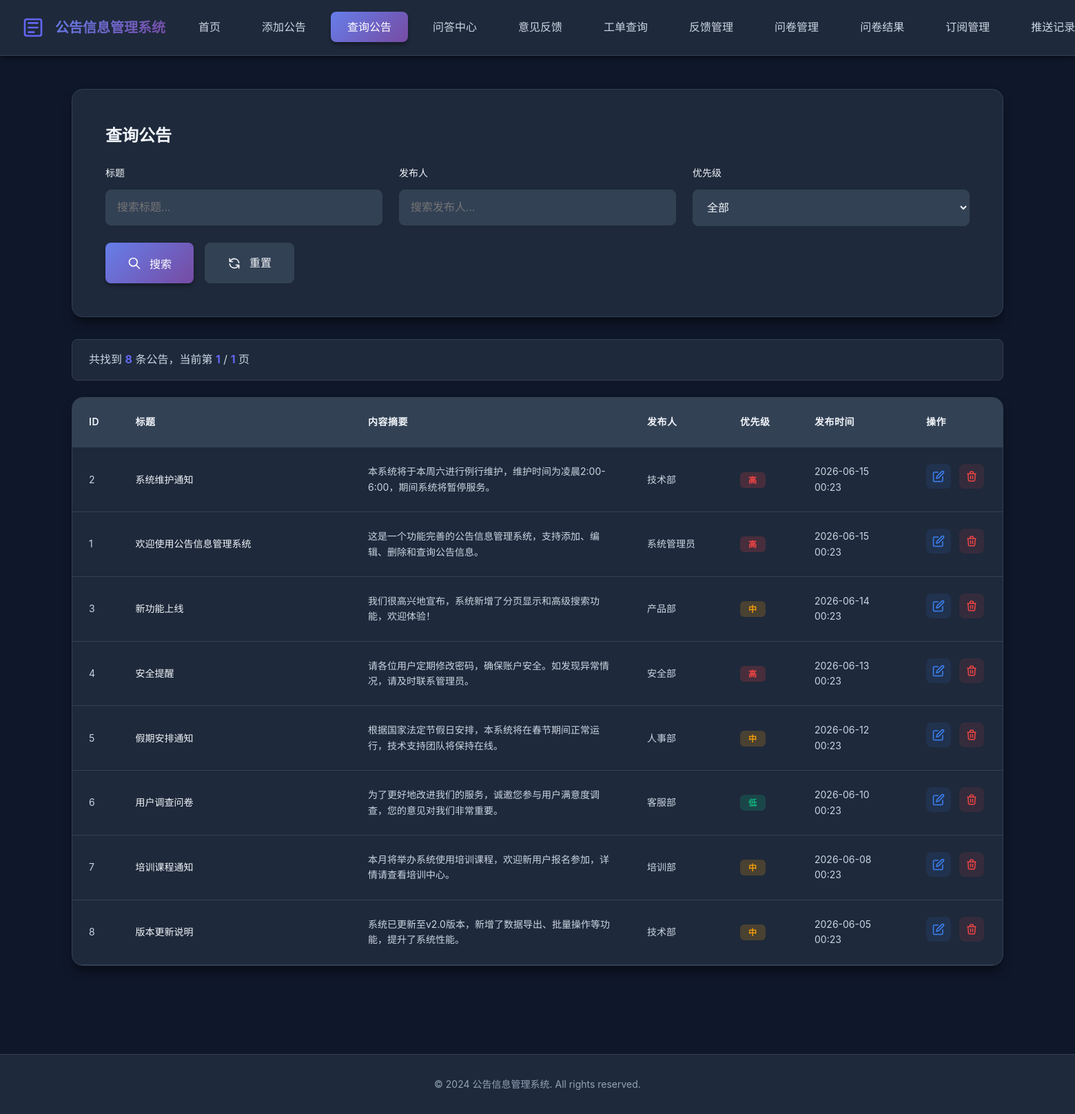
/search_notice.php, run on the app's committed database.
### tables this page shows
CREATE TABLE IF NOT EXISTS notices (
    id INT AUTO_INCREMENT PRIMARY KEY,
    title VARCHAR(255) NOT NULL COMMENT '公告标题',
    content TEXT NOT NULL COMMENT '公告内容',
    author VARCHAR(100) NOT NULL COMMENT '发布人',
    category VARCHAR(100) DEFAULT '' COMMENT '公告分类',
    publish_date DATETIME DEFAULT CURRENT_TIMESTAMP COMMENT '发布时间',
    update_date DATETIME DEFAULT CURRENT_TIMESTAMP ON UPDATE CURRENT_TIMESTAMP COMMENT '更新时间',
    status ENUM('published', 'draft') DEFAULT 'published' COMMENT '状态',
    priority ENUM('high', 'medium', 'low') DEFAULT 'medium' COMMENT '优先级',
    views INT DEFAULT 0 COMMENT '浏览次数',
    INDEX idx_publish_date (publish_date),
    INDEX idx_status (status),
    INDEX idx_category (category)
);

### www/search_notice.php (the view, shortened to what this page needs)
<!DOCTYPE html>
<html lang="zh-CN">
<head>
    <link rel="stylesheet" href="style.css">
</head>
<body>
    <?php
    $page = isset($_GET['page']) ? intval($_GET['page']) : 1;
    $per_page = 8;
    $offset = ($page - 1) * $per_page;
    $search_title = isset($_GET['search_title']) ? sanitize($_GET['search_title']) : '';
    $search_author = isset($_GET['search_author']) ? sanitize($_GET['search_author']) : '';
    $search_priority = isset($_GET['search_priority']) ? sanitize($_GET['search_priority']) : '';
    $conn = getConnection();
    $where_clauses = [];
    $params = [];
    $types = '';
    $where_sql = !empty($where_clauses) ? "WHERE " . implode(" AND ", $where_clauses) : "";
    $count_sql = "SELECT COUNT(*) as total FROM notices $where_sql";
    if (!empty($params)) {
        $count_stmt = $conn->prepare($count_sql);
        $count_stmt->bind_param($types, ...$params);
        $count_stmt->execute();
        $total_result = $count_stmt->get_result();
        $total_records = $total_result->fetch_assoc()['total'];
        $count_stmt->close();
    } else {
        $total_result = $conn->query($count_sql);
        $total_records = $total_result->fetch_assoc()['total'];
    }
    $total_pages = ceil($total_records / $per_page);
    $sql = "SELECT * FROM notices $where_sql ORDER BY publish_date DESC LIMIT ? OFFSET ?";
    $params[] = $per_page;
    $params[] = $offset;
    $types .= 'ii';
    $stmt = $conn->prepare($sql);
    if (!empty($types)) {
        $stmt->bind_param($types, ...$params);
    }
    $stmt->execute();
    $result = $stmt->get_result();
    ?>
    <nav class="navbar">
        <div class="container">
            <div class="nav-brand">
                <h1>公告信息管理系统</h1>
            </div>
            <ul class="nav-menu">
                <li><a href="index.php">首页</a></li>
                <li><a href="add_notice.php">添加公告</a></li>
                <li><a href="search_notice.php" class="active">查询公告</a></li>
                <li><a href="qa_center.php">问答中心</a></li>
                <li><a href="feedback.php">意见反馈</a></li>
                <li><a href="feedback_query.php">工单查询</a></li>
                <li><a href="feedback_admin.php">反馈管理</a></li>
                <li><a href="survey_admin.php">问卷管理</a></li>
                <li><a href="survey_results.php">问卷结果</a></li>
                <li><a href="subscription_admin.php">订阅管理</a></li>
                <li><a href="push_records.php">推送记录</a></li>
            </ul>
        </div>
    </nav>
    <div class="container">
        <div class="main-content">
            <div class="search-container">
                <h2>查询公告</h2>
                <form method="GET" action="" class="search-form">
                    <div class="search-fields">
                        <div class="search-field">
                            <label for="search_title">标题</label>
                            <input type="text" id="search_title" name="search_title"
                                   value="<?php echo htmlspecialchars($search_title); ?>"
                                   placeholder="搜索标题...">
                        </div>
                        <div class="search-field">
                            <label for="search_author">发布人</label>
                            <input type="text" id="search_author" name="search_author"
                                   value="<?php echo htmlspecialchars($search_author); ?>"
                                   placeholder="搜索发布人...">
                        </div>
                        <div class="search-field">
                            <label for="search_priority">优先级</label>
                            <select id="search_priority" name="search_priority">
                                <option value="">全部</option>
                            </select>
                        </div>
                    </div>
                    <div class="search-actions">
                        <button type="submit" class="btn btn-primary">
                            <svg class="btn-icon" viewBox="0 0 24 24" fill="none" xmlns="http://www.w3.org/2000/svg">
                                <path d="M21 21L15 15M17 10C17 13.866 13.866 17 10 17C6.13401 17 3 13.866 3 10C3 6.13401 6.13401 3 10 3C13.866 3 17 6.13401 17 10Z" stroke="currentColor" stroke-width="2" stroke-linecap="round" stroke-linejoin="round"/>
                            </svg>
                            搜索
                        </button>
                        <a href="search_notice.php" class="btn btn-secondary">
                            重置
                        </a>
                    </div>
                </form>
            </div>
            <div class="results-info">
                <p>共找到 <strong><?php echo $total_records; ?></strong> 条公告，当前第 <strong><?php echo $page; ?></strong> / <strong><?php echo max(1, $total_pages); ?></strong> 页</p>
            </div>
            <div class="notices-table-container">
                <?php if ($result->num_rows > 0): ?>
                <table class="notices-table">
                    <thead>
                        <tr>
                            <th width="5%">ID</th>
                            <th width="25%">标题</th>
                            <th width="30%">内容摘要</th>
                            <th width="10%">发布人</th>
                            <th width="8%">优先级</th>
                            <th width="12%">发布时间</th>
                            <th width="10%">操作</th>
                        </tr>
                    </thead>
                    <tbody>
                        <?php while($row = $result->fetch_assoc()): ?>
                        <tr>
                            <td><?php echo $row['id']; ?></td>
                            <td class="notice-title-cell">
                                <a href="notice_detail.php?id=<?php echo $row['id']; ?>" style="color:var(--text-primary);font-weight:500;text-decoration:none;transition:color 0.2s;" onmouseover="this.style.color='var(--primary-color)'" onmouseout="this.style.color='var(--text-primary)'"><?php echo htmlspecialchars($row['title']); ?></a>
                            </td>
                            <td class="notice-content-cell">
                                <?php
                                $content = htmlspecialchars($row['content']);
                                echo mb_substr($content, 0, 60, 'UTF-8') . (mb_strlen($content, 'UTF-8') > 60 ? '...' : '');
                                ?>
                            </td>
                            <td><?php echo htmlspecialchars($row['author']); ?></td>
                            <td>
                                <span class="priority-badge priority-<?php echo $row['priority']; ?>">
                                    <?php
                                    echo ['high' => '高', 'medium' => '中', 'low' => '低'][$row['priority']];
                                    ?>
                                </span>
                            </td>
                            <td><?php echo date('Y-m-d H:i', strtotime($row['publish_date'])); ?></td>
                            <td class="action-buttons">
                                <a href="add_notice.php?id=<?php echo $row['id']; ?>" class="btn-icon-action edit" title="编辑">
                                </a>
                                <a href="?delete=<?php echo $row['id']; ?>&page=<?php echo $page; ?><?php echo !empty($search_title) ? '&search_title=' . urlencode($search_title) : ''; ?><?php echo !empty($search_author) ? '&search_author=' . urlencode($search_author) : ''; ?><?php echo !empty($search_priority) ? '&search_priority=' . urlencode($search_priority) : ''; ?>"
                                   class="btn-icon-action delete"
                                   title="删除"
                                   onclick="return confirm('确定要删除这条公告吗？');">
                                </a>
                            </td>
                        </tr>
                        <?php endwhile; ?>
                    </tbody>
                </table>
                <?php endif; ?>
            </div>
        </div>
    </div>
    <footer class="footer">
        <div class="container">
            <p>&copy; 2024 公告信息管理系统. All rights reserved.</p>
        </div>
    </footer>
</body>
</html>

### data on the page
notices: id "2", title "系统维护通知", content "本系统将于本周六进行例行维护，维护时间为凌晨2:00-6:00，期间系统将暂停服务。", author "技术部", priority "高", publish_date "2026-06-15 00:23"
notices: id "1", title "欢迎使用公告信息管理系统", content "这是一个功能完善的公告信息管理系统，支持添加、编辑、删除和查询公告信息。", author "系统管理员", priority "高", publish_date "2026-06-15 00:23"
notices: id "3", title "新功能上线", content "我们很高兴地宣布，系统新增了分页显示和高级搜索功能，欢迎体验！", author "产品部", priority "中", publish_date "2026-06-14 00:23"
notices: id "4", title "安全提醒", content "请各位用户定期修改密码，确保账户安全。如发现异常情况，请及时联系管理员。", author "安全部", priority "高", publish_date "2026-06-13 00:23"
notices: id "5", title "假期安排通知", content "根据国家法定节假日安排，本系统将在春节期间正常运行，技术支持团队将保持在线。", author "人事部", priority "中", publish_date "2026-06-12 00:23"
notices: id "6", title "用户调查问卷", content "为了更好地改进我们的服务，诚邀您参与用户满意度调查，您的意见对我们非常重要。", author "客服部", priority "低", publish_date "2026-06-10 00:23"
notices: id "7", title "培训课程通知", content "本月将举办系统使用培训课程，欢迎新用户报名参加，详情请查看培训中心。", author "培训部", priority "中", publish_date "2026-06-08 00:23"
notices: id "8", title "版本更新说明", content "系统已更新至v2.0版本，新增了数据导出、批量操作等功能，提升了系统性能。", author "技术部", priority "中", publish_date "2026-06-05 00:23"

### other printed values
$total_records "8"
$page "1"
max(1, $total_pages) "1"
